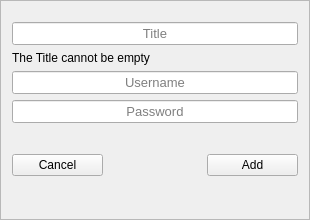
<?xml version="1.0" encoding="UTF-8"?>
<ui version="4.0">
 <class>AddNewKeyDataWidget</class>
 <widget class="QWidget" name="AddNewKeyDataWidget">
  <property name="geometry">
   <rect>
    <x>0</x>
    <y>0</y>
    <width>310</width>
    <height>220</height>
   </rect>
  </property>
  <property name="focusPolicy">
   <enum>Qt::StrongFocus</enum>
  </property>
  <property name="windowTitle">
   <string>AddNewKeyDataWidget</string>
  </property>
  <layout class="QGridLayout" name="gridLayout">
   <property name="leftMargin">
    <number>0</number>
   </property>
   <property name="topMargin">
    <number>0</number>
   </property>
   <property name="rightMargin">
    <number>0</number>
   </property>
   <property name="bottomMargin">
    <number>0</number>
   </property>
   <property name="spacing">
    <number>0</number>
   </property>
   <item row="0" column="0">
    <widget class="QFrame" name="frame">
     <property name="focusPolicy">
      <enum>Qt::StrongFocus</enum>
     </property>
     <property name="frameShape">
      <enum>QFrame::StyledPanel</enum>
     </property>
     <property name="frameShadow">
      <enum>QFrame::Raised</enum>
     </property>
     <property name="widgetType" stdset="0">
      <string>dialog</string>
     </property>
     <layout class="QGridLayout" name="gridLayout_2">
      <item row="5" column="0" colspan="3">
       <spacer name="verticalSpacer_3">
        <property name="orientation">
         <enum>Qt::Vertical</enum>
        </property>
        <property name="sizeType">
         <enum>QSizePolicy::Fixed</enum>
        </property>
        <property name="sizeHint" stdset="0">
         <size>
          <width>20</width>
          <height>25</height>
         </size>
        </property>
       </spacer>
      </item>
      <item row="7" column="1">
       <spacer name="horizontalSpacer_2">
        <property name="orientation">
         <enum>Qt::Horizontal</enum>
        </property>
        <property name="sizeType">
         <enum>QSizePolicy::Preferred</enum>
        </property>
        <property name="sizeHint" stdset="0">
         <size>
          <width>40</width>
          <height>20</height>
         </size>
        </property>
       </spacer>
      </item>
      <item row="4" column="0" colspan="3">
       <widget class="QLineEdit" name="m_password_lineEdit">
        <property name="font">
         <font>
          <pointsize>10</pointsize>
         </font>
        </property>
        <property name="contextMenuPolicy">
         <enum>Qt::NoContextMenu</enum>
        </property>
        <property name="echoMode">
         <enum>QLineEdit::Password</enum>
        </property>
        <property name="alignment">
         <set>Qt::AlignCenter</set>
        </property>
        <property name="placeholderText">
         <string>Password</string>
        </property>
       </widget>
      </item>
      <item row="3" column="0" colspan="3">
       <widget class="QLineEdit" name="m_username_lineEdit">
        <property name="font">
         <font>
          <pointsize>10</pointsize>
         </font>
        </property>
        <property name="contextMenuPolicy">
         <enum>Qt::NoContextMenu</enum>
        </property>
        <property name="alignment">
         <set>Qt::AlignCenter</set>
        </property>
        <property name="placeholderText">
         <string>Username</string>
        </property>
       </widget>
      </item>
      <item row="8" column="0" colspan="3">
       <spacer name="verticalSpacer">
        <property name="orientation">
         <enum>Qt::Vertical</enum>
        </property>
        <property name="sizeHint" stdset="0">
         <size>
          <width>20</width>
          <height>40</height>
         </size>
        </property>
       </spacer>
      </item>
      <item row="0" column="0" colspan="3">
       <spacer name="verticalSpacer_2">
        <property name="orientation">
         <enum>Qt::Vertical</enum>
        </property>
        <property name="sizeType">
         <enum>QSizePolicy::Fixed</enum>
        </property>
        <property name="sizeHint" stdset="0">
         <size>
          <width>20</width>
          <height>10</height>
         </size>
        </property>
       </spacer>
      </item>
      <item row="7" column="2">
       <widget class="QPushButton" name="m_add_btn">
        <property name="text">
         <string>Add</string>
        </property>
       </widget>
      </item>
      <item row="7" column="0">
       <widget class="QPushButton" name="m_cancel_btn">
        <property name="text">
         <string>Cancel</string>
        </property>
       </widget>
      </item>
      <item row="1" column="0" colspan="3">
       <widget class="QLineEdit" name="m_title_lineEdit">
        <property name="font">
         <font>
          <pointsize>10</pointsize>
         </font>
        </property>
        <property name="contextMenuPolicy">
         <enum>Qt::NoContextMenu</enum>
        </property>
        <property name="alignment">
         <set>Qt::AlignCenter</set>
        </property>
        <property name="placeholderText">
         <string>Title</string>
        </property>
       </widget>
      </item>
      <item row="2" column="0" colspan="3">
       <widget class="QLabel" name="m_errorInformation_lbl">
        <property name="text">
         <string>The Title cannot be empty</string>
        </property>
        <property name="severityType" stdset="0">
         <string>error</string>
        </property>
       </widget>
      </item>
     </layout>
    </widget>
   </item>
  </layout>
 </widget>
 <layoutdefault spacing="6" margin="11"/>
 <tabstops>
  <tabstop>m_title_lineEdit</tabstop>
  <tabstop>m_username_lineEdit</tabstop>
  <tabstop>m_password_lineEdit</tabstop>
  <tabstop>m_add_btn</tabstop>
  <tabstop>m_cancel_btn</tabstop>
 </tabstops>
 <resources/>
 <connections/>
</ui>
